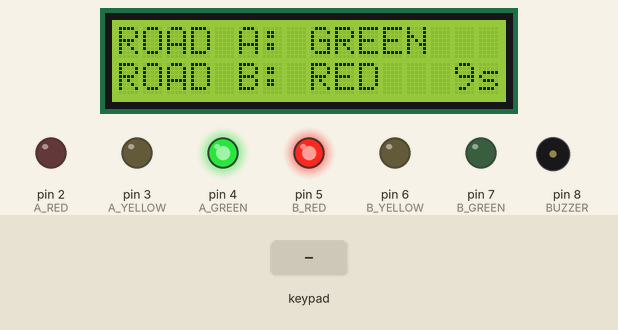
Recording of a sketch running on a simulated Arduino Uno, built with avr-gcc and run on an emulated ATmega328P. On the bench: 16×2 character LCD, output pins drawn as LEDs (lit = HIGH), buzzer (waves = sounding). The inputs (shaded band) are chosen by the test bench.

Above: at 3.2 s.
3.3 s: keypad keys 9 1 0 1 1 1 2 A pressed 0.4 s apart
At 7.5 s:
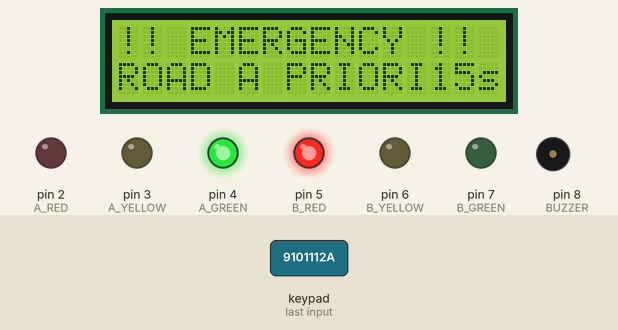
8.0 s: key 'B' pressed
At 8.5 s:
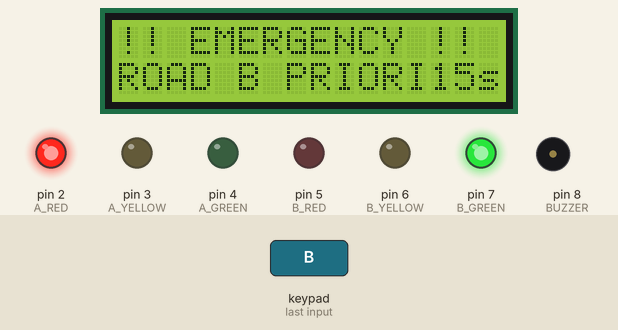
10.8 s: key 'D' pressed
At 11.5 s:
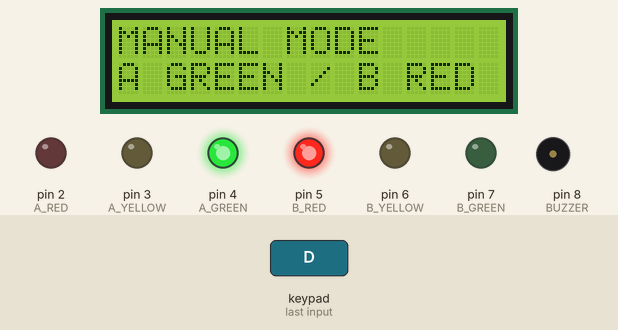
13.8 s: keypad keys 9 1 0 1 1 1 2 * pressed 0.4 s apart
At 16.9 s:
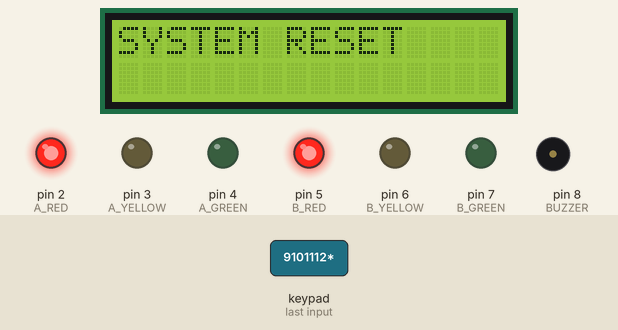
19.1 s: key 'A' pressed
At 45.0 s:
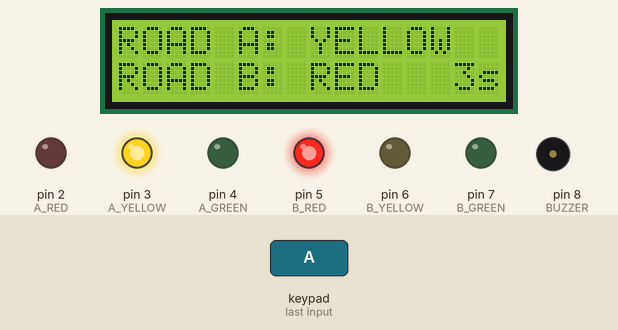
Timing chart, 0 to 45.7 s (numbered marks = the images above; inputs shaded):
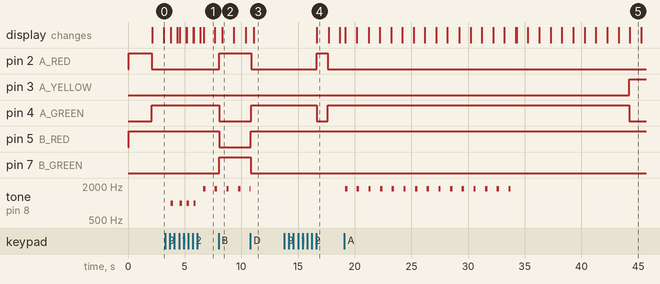

Measured:
- after the input at 3.3 s, tone on pin 8 (BUZZER): plays 1000 Hz for 0.20 s, 1000 Hz for 0.20 s, 1000 Hz for 0.20 s, 1000 Hz for 0.20 s, 1800 Hz for 0.20 s, 1800 Hz for 0.20 s, starting after 0.48 s; the display: first changes after 0.48 s (image 1 shows a later state)
- after the input at 8.0 s, pin 2 (A_RED), pin 7 (B_GREEN): LOW → HIGH after 0.05 s; pin 4 (A_GREEN), pin 5 (B_RED): HIGH → LOW after 0.05 s; the display: changes after 0.31 s (image 2)
- after the input at 10.8 s, pin 2 (A_RED): HIGH → LOW after 0.08 s; pin 4 (A_GREEN): LOW → HIGH after 0.08 s; pin 5 (B_RED): LOW → HIGH at once; pin 7 (B_GREEN): HIGH → LOW at once; the display: changes after 0.30 s (image 3)
- after the input at 13.8 s, pin 2 (A_RED): LOW → HIGH after 2.8 s, → LOW 1.0 s later; pin 4 (A_GREEN): HIGH → LOW after 2.8 s, → HIGH 1.0 s later; the display: changes after 2.8 s (image 4)
- after the input at 19.1 s, pin 2 (A_RED): stays LOW (without the input it goes to HIGH after 11.5 s); pin 4 (A_GREEN): HIGH → LOW after 25.1 s instead of 8.5 s
- what the display in image 1 shows lasts 1.0 s, from 6.7 s to 7.7 s
- what the display in image 4 shows lasts 1.1 s, from 16.6 s to 17.7 s

The sketch:

SmartTrafficController.ino
```cpp
#include <Wire.h>
#include <LiquidCrystal_I2C.h>
#include <Keypad.h>

// =====================================================
// LCD
// =====================================================
LiquidCrystal_I2C lcd(0x27, 16, 2);

// =====================================================
// TRAFFIC LIGHT PINS
// =====================================================
const byte A_RED    = 2;
const byte A_YELLOW = 3;
const byte A_GREEN  = 4;

const byte B_RED    = 5;
const byte B_YELLOW = 6;
const byte B_GREEN  = 7;

const byte BUZZER = 8;

// =====================================================
// KEYPAD
// =====================================================
const byte ROWS = 4;
const byte COLS = 4;

char keys[ROWS][COLS] = {
  {'1','2','3','A'},
  {'4','5','6','B'},
  {'7','8','9','C'},
  {'*','0','#','D'}
};

byte rowPins[ROWS] = {9, 10, 11, 12};
byte colPins[COLS] = {13, A0, A1, A2};

Keypad keypad = Keypad(
  makeKeymap(keys),
  rowPins,
  colPins,
  ROWS,
  COLS
);

// =====================================================
// TIMING
// =====================================================
const unsigned long GREEN_TIME = 10000;
const unsigned long YELLOW_TIME = 3000;
const unsigned long ALL_RED_TIME = 2000;
const unsigned long PEDESTRIAN_TIME = 10000;
const unsigned long EMERGENCY_TIME = 15000;

// =====================================================
// STATES
// =====================================================
enum SystemState {
  ROAD_A_GREEN,
  ROAD_A_YELLOW,
  ALL_RED_TO_B,

  ROAD_B_GREEN,
  ROAD_B_YELLOW,
  ALL_RED_TO_A,

  PEDESTRIAN,
  EMERGENCY_A,
  EMERGENCY_B,

  MANUAL
};

SystemState state = ROAD_A_GREEN;

unsigned long stateStart = 0;
unsigned long stateDuration = GREEN_TIME;

bool pedestrianRequest = false;

unsigned long lastLCDUpdate = 0;

// =====================================================
// LIGHT CONTROL
// =====================================================
void allLightsOff() {
  digitalWrite(A_RED, LOW);
  digitalWrite(A_YELLOW, LOW);
  digitalWrite(A_GREEN, LOW);

  digitalWrite(B_RED, LOW);
  digitalWrite(B_YELLOW, LOW);
  digitalWrite(B_GREEN, LOW);
}

void roadAGreen() {
  allLightsOff();
  digitalWrite(A_GREEN, HIGH);
  digitalWrite(B_RED, HIGH);
}

void roadAYellow() {
  allLightsOff();
  digitalWrite(A_YELLOW, HIGH);
  digitalWrite(B_RED, HIGH);
}

void roadBGreen() {
  allLightsOff();
  digitalWrite(A_RED, HIGH);
  digitalWrite(B_GREEN, HIGH);
}

void roadBYellow() {
  allLightsOff();
  digitalWrite(A_RED, HIGH);
  digitalWrite(B_YELLOW, HIGH);
}

void allRed() {
  allLightsOff();
  digitalWrite(A_RED, HIGH);
  digitalWrite(B_RED, HIGH);
}

// =====================================================
// LCD
// =====================================================
void showLCD(const char* line1, const char* line2, int seconds) {
  lcd.setCursor(0, 0);
  lcd.print("                ");

  lcd.setCursor(0, 0);
  lcd.print(line1);

  lcd.setCursor(0, 1);
  lcd.print("                ");

  lcd.setCursor(0, 1);
  lcd.print(line2);

  if (seconds >= 0) {
    lcd.setCursor(13, 1);

    if (seconds < 10)
      lcd.print(" ");

    lcd.print(seconds);
    lcd.print("s");
  }
}

// =====================================================
// CHANGE STATE
// =====================================================
void changeState(SystemState newState, unsigned long duration) {
  state = newState;
  stateStart = millis();
  stateDuration = duration;

  noTone(BUZZER);

  switch (state) {
    case ROAD_A_GREEN:
      roadAGreen();
      break;

    case ROAD_A_YELLOW:
      roadAYellow();
      break;

    case ALL_RED_TO_B:
      allRed();
      break;

    case ROAD_B_GREEN:
      roadBGreen();
      break;

    case ROAD_B_YELLOW:
      roadBYellow();
      break;

    case ALL_RED_TO_A:
      allRed();
      break;

    case PEDESTRIAN:
      allRed();
      break;

    case EMERGENCY_A:
      allRed();
      break;

    case EMERGENCY_B:
      allRed();
      break;

    case MANUAL:
      allRed();
      break;
  }
}

// =====================================================
// PEDESTRIAN
// =====================================================
void startPedestrian() {
  changeState(PEDESTRIAN, PEDESTRIAN_TIME);
  pedestrianRequest = false;
}

void runPedestrian() {
  unsigned long elapsed = millis() - stateStart;

  int secondsLeft =
    (PEDESTRIAN_TIME - elapsed + 999) / 1000;

  showLCD(
    "PEDESTRIAN",
    "CROSS NOW",
    secondsLeft
  );

  if (secondsLeft > 3) {
    static unsigned long lastBeep = 0;

    if (millis() - lastBeep >= 1000) {
      lastBeep = millis();
      tone(BUZZER, 1000, 100);
    }
  }
  else if (secondsLeft > 0) {
    static unsigned long lastFastBeep = 0;

    if (millis() - lastFastBeep >= 400) {
      lastFastBeep = millis();
      tone(BUZZER, 1600, 100);
    }
  }

  if (elapsed >= PEDESTRIAN_TIME) {
    noTone(BUZZER);
    changeState(ROAD_A_GREEN, GREEN_TIME);
  }
}

// =====================================================
// EMERGENCY
// =====================================================
void runEmergency(bool roadA) {
  unsigned long elapsed = millis() - stateStart;

  int secondsLeft =
    (EMERGENCY_TIME - elapsed + 999) / 1000;

  if (roadA) {
    allLightsOff();

    digitalWrite(A_GREEN, HIGH);
    digitalWrite(B_RED, HIGH);

    showLCD(
      "!! EMERGENCY !!",
      "ROAD A PRIORITY",
      secondsLeft
    );
  }
  else {
    allLightsOff();

    digitalWrite(A_RED, HIGH);
    digitalWrite(B_GREEN, HIGH);

    showLCD(
      "!! EMERGENCY !!",
      "ROAD B PRIORITY",
      secondsLeft
    );
  }

  static unsigned long lastEmergencyBeep = 0;

  if (millis() - lastEmergencyBeep >= 1000) {
    lastEmergencyBeep = millis();
    tone(BUZZER, 1800, 200);
  }

  if (elapsed >= EMERGENCY_TIME) {
    noTone(BUZZER);
    changeState(ROAD_A_GREEN, GREEN_TIME);
  }
}

// =====================================================
// MANUAL MODE
// =====================================================
void runManual() {
  showLCD(
    "MANUAL MODE",
    "A GREEN / B RED",
    -1
  );

  allLightsOff();

  digitalWrite(A_GREEN, HIGH);
  digitalWrite(B_RED, HIGH);
}

// =====================================================
// KEYPAD
// =====================================================
void checkKeypad() {
  char key = keypad.getKey();

  if (!key)
    return;

  if (key == '1') {
    if (
      state != EMERGENCY_A &&
      state != EMERGENCY_B &&
      state != PEDESTRIAN &&
      state != MANUAL
    ) {
      pedestrianRequest = true;

      lcd.clear();

      lcd.setCursor(0, 0);
      lcd.print("PEDESTRIAN");

      lcd.setCursor(0, 1);
      lcd.print("REQUEST QUEUED");

      tone(BUZZER, 1000, 200);

      delay(500);
    }
  }

  else if (key == 'A') {
    changeState(
      EMERGENCY_A,
      EMERGENCY_TIME
    );
  }

  else if (key == 'B') {
    changeState(
      EMERGENCY_B,
      EMERGENCY_TIME
    );
  }

  else if (key == 'C') {
    changeState(
      ROAD_A_GREEN,
      GREEN_TIME
    );
  }

  else if (key == 'D') {
    changeState(
      MANUAL,
      0
    );
  }

  else if (key == '#') {
    changeState(
      ROAD_A_GREEN,
      GREEN_TIME
    );
  }

  else if (key == '*') {
    pedestrianRequest = false;

    noTone(BUZZER);

    lcd.clear();

    lcd.setCursor(0, 0);
    lcd.print("SYSTEM RESET");

    allRed();

    delay(1000);

    changeState(
      ROAD_A_GREEN,
      GREEN_TIME
    );
  }
}

// =====================================================
// AUTOMATIC TRAFFIC
// =====================================================
void runAutomaticTraffic() {
  if (
    state == PEDESTRIAN ||
    state == EMERGENCY_A ||
    state == EMERGENCY_B ||
    state == MANUAL
  ) {
    return;
  }

  unsigned long elapsed =
    millis() - stateStart;

  if (elapsed >= stateDuration) {
    switch (state) {
      case ROAD_A_GREEN:
        changeState(
          ROAD_A_YELLOW,
          YELLOW_TIME
        );
        break;

      case ROAD_A_YELLOW:
        if (pedestrianRequest) {
          startPedestrian();
        }
        else {
          changeState(
            ALL_RED_TO_B,
            ALL_RED_TIME
          );
        }
        break;

      case ALL_RED_TO_B:
        changeState(
          ROAD_B_GREEN,
          GREEN_TIME
        );
        break;

      case ROAD_B_GREEN:
        changeState(
          ROAD_B_YELLOW,
          YELLOW_TIME
        );
        break;

      case ROAD_B_YELLOW:
        if (pedestrianRequest) {
          startPedestrian();
        }
        else {
          changeState(
            ALL_RED_TO_A,
            ALL_RED_TIME
          );
        }
        break;

      case ALL_RED_TO_A:
        changeState(
          ROAD_A_GREEN,
          GREEN_TIME
        );
        break;

      default:
        break;
    }
  }
}

// =====================================================
// LCD UPDATE
// =====================================================
void updateLCD() {
  if (millis() - lastLCDUpdate < 200)
    return;

  lastLCDUpdate = millis();

  unsigned long elapsed =
    millis() - stateStart;

  int secondsLeft = 0;

  if (stateDuration > elapsed) {
    secondsLeft =
      (stateDuration - elapsed + 999) / 1000;
  }

  switch (state) {
    case ROAD_A_GREEN:
      showLCD(
        "ROAD A: GREEN",
        "ROAD B: RED",
        secondsLeft
      );
      break;

    case ROAD_A_YELLOW:
      showLCD(
        "ROAD A: YELLOW",
        "ROAD B: RED",
        secondsLeft
      );
      break;

    case ALL_RED_TO_B:
      showLCD(
        "ALL RED",
        "CHANGING TO B",
        secondsLeft
      );
      break;

    case ROAD_B_GREEN:
      showLCD(
        "ROAD A: RED",
        "ROAD B: GREEN",
        secondsLeft
      );
      break;

    case ROAD_B_YELLOW:
      showLCD(
        "ROAD A: RED",
        "ROAD B:YELLOW",
        secondsLeft
      );
      break;

    case ALL_RED_TO_A:
      showLCD(
        "ALL RED",
        "CHANGING TO A",
        secondsLeft
      );
      break;

    default:
      break;
  }
}

// =====================================================
// SETUP
// =====================================================
void setup() {
  pinMode(A_RED, OUTPUT);
  pinMode(A_YELLOW, OUTPUT);
  pinMode(A_GREEN, OUTPUT);

  pinMode(B_RED, OUTPUT);
  pinMode(B_YELLOW, OUTPUT);
  pinMode(B_GREEN, OUTPUT);

  pinMode(BUZZER, OUTPUT);

  lcd.init();
  lcd.backlight();

  allRed();

  lcd.clear();

  lcd.setCursor(0, 0);
  lcd.print("SMART TRAFFIC");

  lcd.setCursor(0, 1);
  lcd.print("SYSTEM READY");

  delay(2000);

  changeState(
    ROAD_A_GREEN,
    GREEN_TIME
  );
}

// =====================================================
// MAIN LOOP
// =====================================================
void loop() {
  checkKeypad();

  if (state == PEDESTRIAN) {
    runPedestrian();
  }
  else if (state == EMERGENCY_A) {
    runEmergency(true);
  }
  else if (state == EMERGENCY_B) {
    runEmergency(false);
  }
  else if (state == MANUAL) {
    runManual();
  }
  else {
    runAutomaticTraffic();
    updateLCD();
  }
}
```
